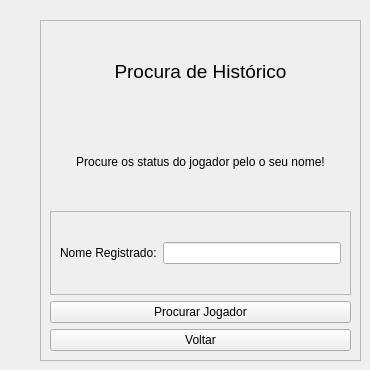
      <widget class="QWidget" name="procuraCadastro">
       <widget class="QFrame" name="frame_21">
        <property name="geometry">
         <rect>
          <x>40</x>
          <y>20</y>
          <width>321</width>
          <height>341</height>
         </rect>
        </property>
        <property name="frameShape">
         <enum>QFrame::StyledPanel</enum>
        </property>
        <property name="frameShadow">
         <enum>QFrame::Raised</enum>
        </property>
        <layout class="QVBoxLayout" name="verticalLayout_3">
         <item>
          <widget class="QLabel" name="label_25">
           <property name="text">
            <string>&lt;html&gt;&lt;head/&gt;&lt;body&gt;&lt;p align=&quot;center&quot;&gt;&lt;span style=&quot; font-size:14pt;&quot;&gt;Procura de Histórico&lt;/span&gt;&lt;/p&gt;&lt;/body&gt;&lt;/html&gt;</string>
           </property>
          </widget>
         </item>
         <item>
          <widget class="QLabel" name="label_27">
           <property name="text">
            <string>&lt;html&gt;&lt;head/&gt;&lt;body&gt;&lt;p align=&quot;center&quot;&gt;Procure os status do jogador pelo o seu nome!&lt;/p&gt;&lt;/body&gt;&lt;/html&gt;</string>
           </property>
          </widget>
         </item>
         <item>
          <widget class="QFrame" name="frame_22">
           <property name="frameShape">
            <enum>QFrame::StyledPanel</enum>
           </property>
           <property name="frameShadow">
            <enum>QFrame::Raised</enum>
           </property>
           <layout class="QHBoxLayout" name="horizontalLayout_4">
            <item>
             <widget class="QLabel" name="label_26">
              <property name="text">
               <string>Nome Registrado:</string>
              </property>
             </widget>
            </item>
            <item>
             <widget class="QLineEdit" name="nomeJogador"/>
            </item>
           </layout>
          </widget>
         </item>
         <item>
          <widget class="QPushButton" name="procurarJogado">
           <property name="text">
            <string>Procurar Jogador</string>
           </property>
          </widget>
         </item>
         <item>
          <widget class="QPushButton" name="voltarHistorico_2">
           <property name="text">
            <string>Voltar</string>
           </property>
          </widget>
         </item>
        </layout>
       </widget>
      </widget>
